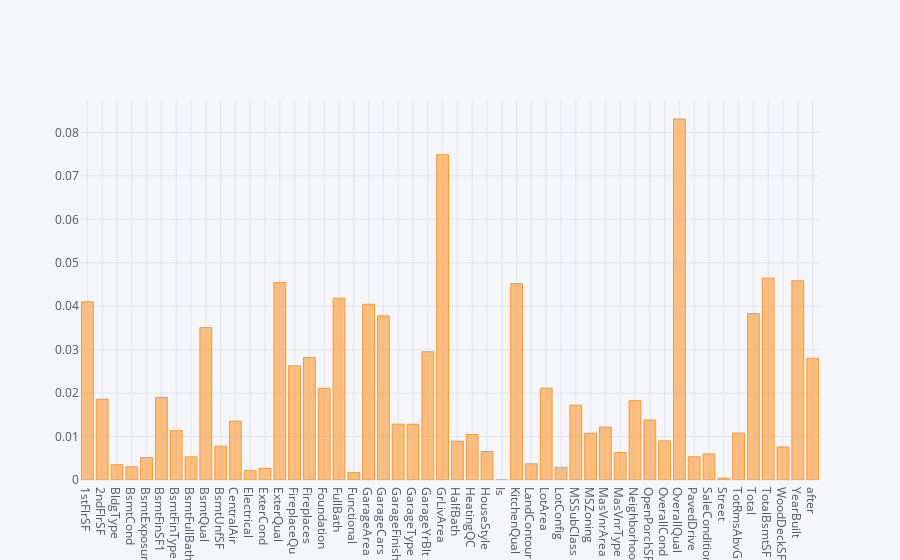

The code cell stored with this chart in its notebook:
### Code cell
(
    importance.assign(header = lambda x: x.index.str.split("_").str[0])
                  .groupby("header")[0]
                  .sum()
                  .iplot(kind="bar")
)

### Figure 1 — Plotly figure (JSON) as saved in the notebook; plotly's stock layout.template omitted (floating-point values rounded to 4 significant figures)
{"data": [{"marker": {"color": "rgba(255, 153, 51, 0.6)", "line": {"color": "rgba(255, 153, 51, 1.0)", "width": 1}}, "name": "0", "orientation": "v", "text": "", "type": "bar", "x": ["1stFlrSF", "2ndFlrSF", "BldgType", "BsmtCond", "BsmtExposure", "BsmtFinSF1", "BsmtFinType1", "BsmtFullBath", "BsmtQual", "BsmtUnfSF", "CentralAir", "Electrical", "ExterCond", "ExterQual", "FireplaceQu", "Fireplaces", "Foundation", "FullBath", "Functional", "GarageArea", "GarageCars", "GarageFinish", "GarageType", "GarageYrBlt", "GrLivArea", "HalfBath", "HeatingQC", "HouseStyle", "Is", "KitchenQual", "LandContour", "LotArea", "LotConfig", "MSSubClass", "MSZoning", "MasVnrArea", "MasVnrType", "Neighborhood", "OpenPorchSF", "OverallCond", "OverallQual", "PavedDrive", "SaleCondition", "Street", "TotRmsAbvGrd", "Total", "TotalBsmtSF", "WoodDeckSF", "YearBuilt", "after"], "y": [0.04102, 0.01862, 0.003517, 0.00303, 0.005177, 0.01902, 0.01136, 0.005337, 0.03511, 0.007795, 0.01355, 0.002161, 0.002688, 0.04549, 0.02629, 0.02822, 0.02113, 0.04186, 0.001704, 0.04046, 0.03778, 0.01284, 0.01283, 0.02953, 0.07489, 0.008948, 0.01047, 0.006559, 0, 0.04521, 0.003737, 0.02114, 0.002922, 0.01725, 0.01078, 0.01218, 0.006333, 0.01826, 0.01381, 0.009004, 0.08311, 0.005353, 0.005999, 0.0004189, 0.01081, 0.0383, 0.04649, 0.00762, 0.04586, 0.02803]}], "layout": {"legend": {"bgcolor": "#F5F6F9", "font": {"color": "#4D5663"}}, "paper_bgcolor": "#F5F6F9", "plot_bgcolor": "#F5F6F9", "titlefont": {"color": "#4D5663"}, "xaxis1": {"gridcolor": "#E1E5ED", "showgrid": true, "tickfont": {"color": "#4D5663"}, "title": "", "titlefont": {"color": "#4D5663"}, "zerolinecolor": "#E1E5ED"}, "yaxis1": {"gridcolor": "#E1E5ED", "showgrid": true, "tickfont": {"color": "#4D5663"}, "title": "", "titlefont": {"color": "#4D5663"}, "zerolinecolor": "#E1E5ED"}}}
